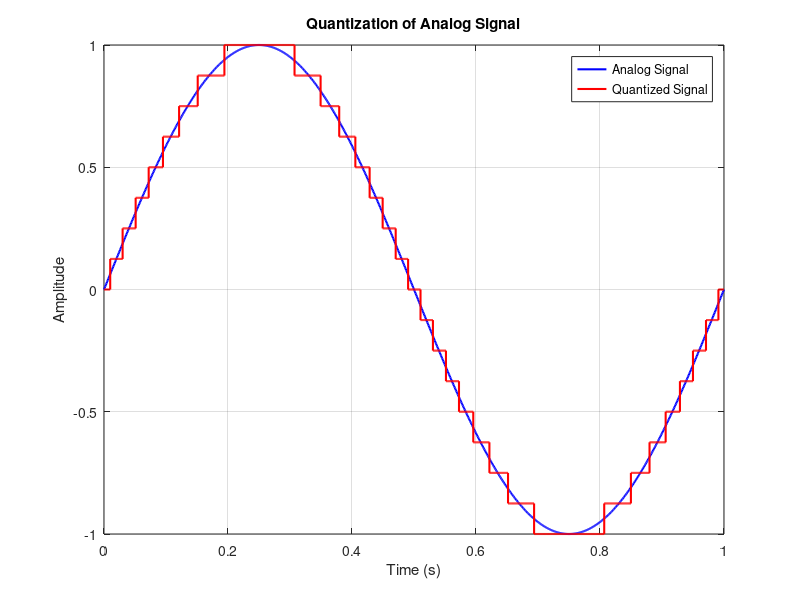

The MATLAB source for this figure:
clc
clear 
close all
%% Sampling theory
% Define time vector for the analog signal
% t = linspace(0, 1, 1000); % 1000 points between 0 and 1
% f = 5; % Frequency of the signal (Hz)
% x = sin(2 * pi * f * t); % Analog signal
% 
% % Sampling frequency
% fs = 50; % Sampling frequency (Hz)
% 
% % Define sample points
% n_samples = 0:1/fs:1-1/fs; % Sample times
% x_n = sin(2 * pi * f * n_samples); % Sampled signal
% 
% % Plotting
% figure(1);
% plot(t, x, 'b', 'LineWidth', 1.5); % Plot analog signal
% hold on;
% stem(n_samples, x_n, 'r', 'filled', 'LineWidth', 1.5); % Plot sampled signal
% title('Sampling Theory Demonstration');
% xlabel('Time (s)');
% ylabel('Amplitude');
% legend('Analog Signal', 'Sampled Signal');
% grid on;
% hold off;

%% Quantization
% Define time vector
t = linspace(0, 1, 1000); % 1000 points between 0 and 1
f = 1; % Frequency of the signal (Hz)
x = sin(2 * pi * f * t); % Analog signal

% Quantization parameters
quan_levels = 16; % Number of quantization levels
q_x = round(x * (quan_levels / 2)) / (quan_levels / 2); % Quantized signal

% Plotting
figure;
plot(t, x, 'b', 'LineWidth', 1.5); % Plot analog signal
hold on;
stairs(t, q_x, 'r', 'LineWidth', 1.5); % Plot quantized signal
title('Quantization of Analog Signal');
xlabel('Time (s)');
ylabel('Amplitude');
legend('Analog Signal', 'Quantized Signal');
grid on;
hold off;
